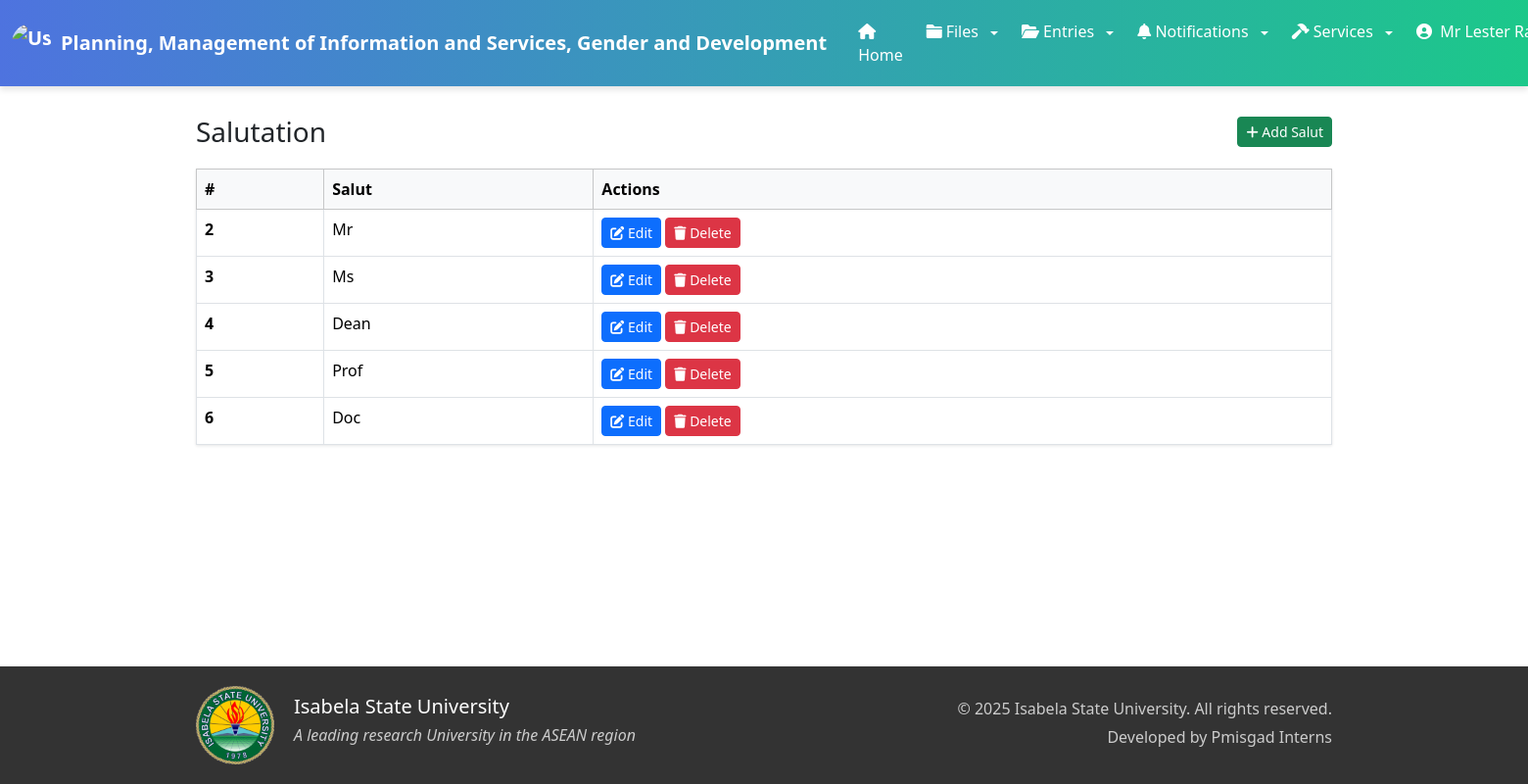
Page /admin/salut.php (signed in) on the committed database.
### tables this page shows
CREATE TABLE `salut` (
  `salut_id` int(11) NOT NULL,
  `salut` varchar(20) NOT NULL
);

### admin/salut.php (the view, shortened to what this page needs)
<?php
include '../components/config.php';
?>
<!DOCTYPE html>
<html lang="en">
<head>
    <link rel="stylesheet" href="../styles/styles.css">
    <link href="https://cdnjs.cloudflare.com/ajax/libs/font-awesome/6.0.0-beta3/css/all.min.css" rel="stylesheet">
    <link rel="stylesheet" href="https://cdn.jsdelivr.net/npm/bootstrap@5.3.3/dist/css/bootstrap.min.css">
    <link rel="stylesheet" href="../styles/header_style.css">
</head>
<body>
    <?php include '../components/header_admin.php'; ?>
    <div class="container" style="margin-top: 30px">
        <div class="header-section">
            <h3 class="card-title text-center">Salutation</h3>
            <button class="btn btn-sm btn-success" data-bs-toggle="modal" data-bs-target="#addSalutationModal">
                <i class="fas fa-plus"></i> Add Salut
            </button>
        </div>
        <table class="table table-bordered table-hover">
            <thead class="table-light">
                <tr>
                    <th scope="col">#</th>
                    <th scope="col">Salut</th>
                    <th scope="col">Actions</th>
                </tr>
            </thead>
            <tbody>
                <?php
                    $query = mysqli_query($con, "SELECT * FROM salut") or die(mysqli_error($con));
                    if($query){
                        while($row = mysqli_fetch_assoc($query)){
                            echo '
                                <tr>
                                    <th scope="row">'.$row['salut_id'].'</th>
                                    <td>'. $row['salut'] .'</td>
                                    <td>
                                        <button class="btn btn-primary btn-sm edit-btn"
                                            data-bs-toggle="modal"
                                            data-bs-target="#editSalutModal"
                                            data-id="'.$row['salut_id'].'"
                                            data-name="'.$row['salut'].'">
                                            <i class="fas fa-edit"></i> Edit
                                        </button>
                                        <form action="" method="POST" class="d-inline">
                                            <input type="hidden" name="delete_id" value="'.$row['salut_id'].'">
                                            <button type="submit" name="delete" class="btn btn-danger btn-sm" onclick="return confirm(\'Are you sure you want to delete this Salut?\')">
                                                <i class="fas fa-trash"></i> Delete
                                            </button>
                                        </form>
                                    </td>
                                </tr>
                            ';
                        }
                    }
                ?>
            </tbody>
        </table>
    </div>
    <?php include '../components/footer.php'; ?>
</body>
</html>

### styles/styles.css (style rules this page uses)
body { font-family: 'Arial', sans-serif; }

### styles/header_style.css (style rules this page uses)
.header-section { display: flex; justify-content: space-between; align-items: center; margin-bottom: 20px; }
.table { box-shadow: 0 1px 3px rgba(0,0,0,0.1); }
.table thead { background-color: #f8f9fa; }
.btn { transition: all 0.3s ease; }

### components/footer.php (style rules this page uses)
body { display: flex; flex-direction: column; min-height: 100vh; margin: 0; }
.container { max-width: 1200px; margin: 0 auto; padding: 0 20px; }

### rows in the picture
salut: salut_id "2", salut "Mr"
salut: salut_id "3", salut "Ms"
salut: salut_id "4", salut "Dean"
salut: salut_id "5", salut "Prof"
salut: salut_id "6", salut "Doc"

### other values in the picture
$_SESSION['full_name'] "Mr Lester…"
